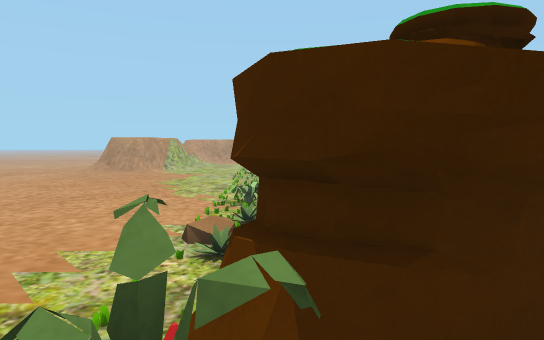
View 1 (above)

13 first-person views from a walk through a Unity game level. The camera is 1.4 m above the floor, tilts 4° down and sees 75° across. The floor is counted in squares, 1 m on a side. Each view is taken from the middle of a square. On the plan, view 1 faces up. The plan holds only what a view shows up to about 15 squares ahead; the rest is blank. The place goes on beyond the plan. Some animated figures are left out. Some surface patterns are stand-ins.

View 2
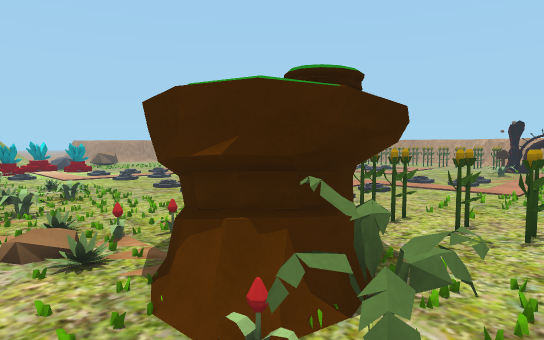

View 3
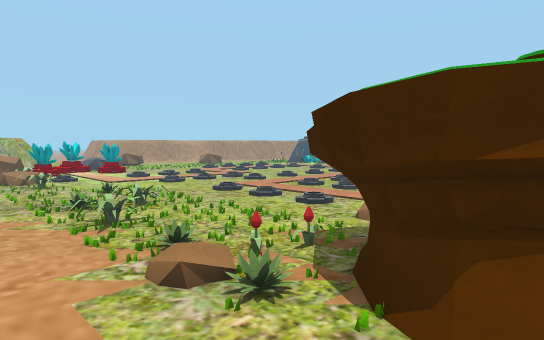

View 4
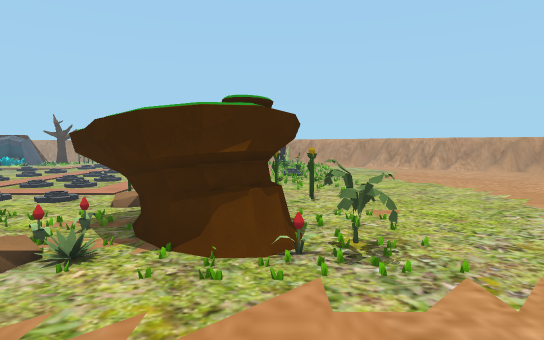

View 5
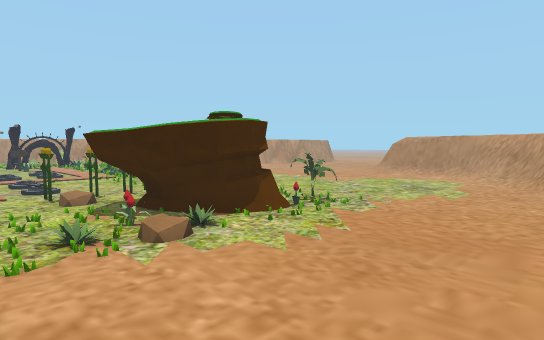

View 6
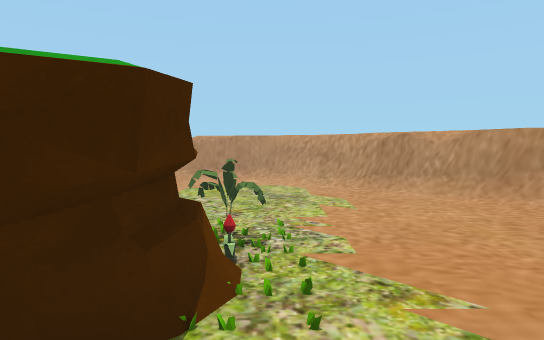

View 7
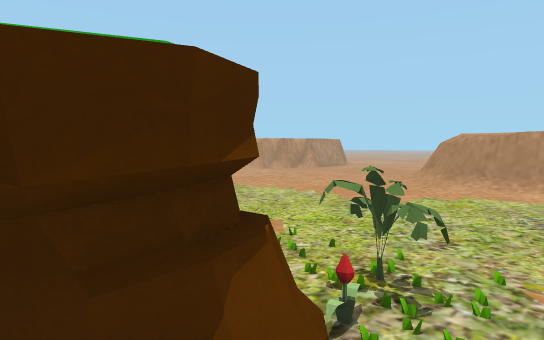

View 8
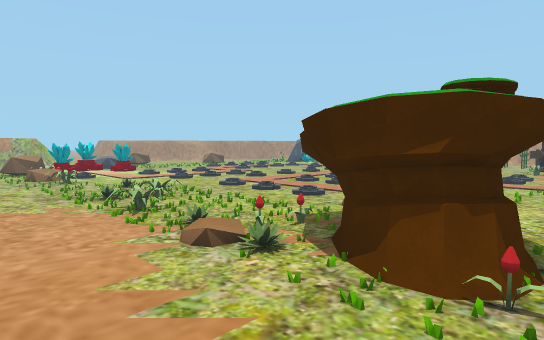

View 9
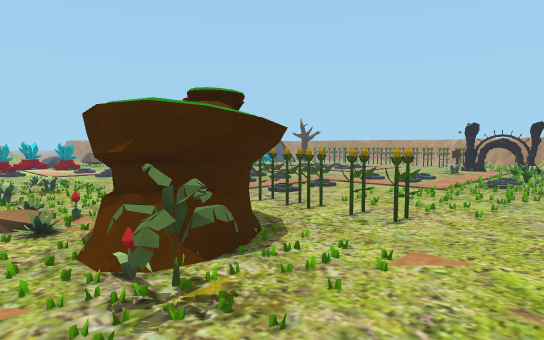

View 10
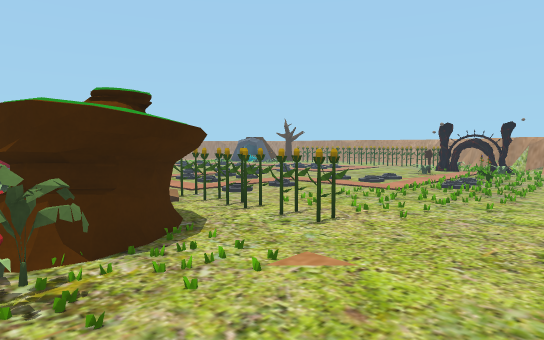

View 11
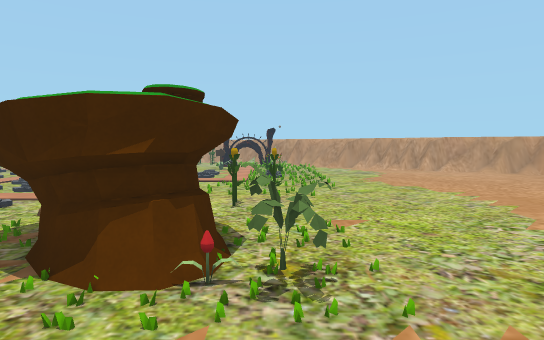

View 12
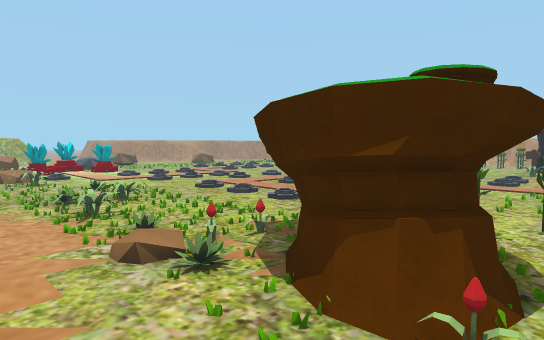

View 13
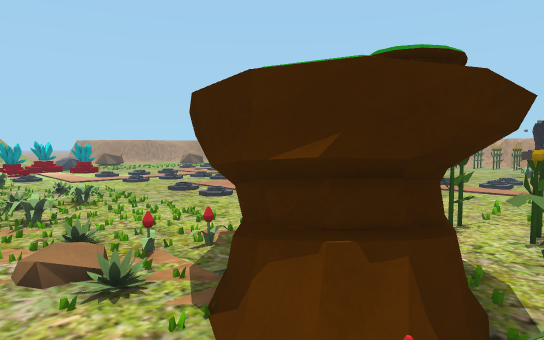

### Floor plan
Key: @ floor where view 1 was taken; # wall or solid block; . main floor; : floor 0.25 m higher than the main floor; + floor 1.75 m higher than the main floor; / step, stairs or slope; = window, fence, low wall or low ledge; ^ raised ledge; v drop or lower ground; P plant; F flower; R rock; O other object.
Columns run from 6 left of view 1 to 16 right of it. Each row starts with its distance up from view 1.
 21      RR
 20      RO
 19      .
 18     .. ..
 17     ......
 16     ..P....
 15 ............
 14 .............
 13 .......O.....:
 12 .................
 11 .....P....:......
 10 .......P.....:.:
  9 .....P..../.././
  8 ........../.././
  7 ........../.......
  6  .....P...PP......
  5 ...../FF^^PP.........
  4 .....P#^^^PP.....//:..O
  3  .....#^^^PP..........
  2  .....###.PP..........
  1  .....P...PP....../:O.O
  0 ......@................
 -1 ......................
 -2 ..................
 -3 /.................
 -4 =/................
 -5 ==/...............
 -6  ==...............
 -7  +v=..............
 -8    ==.............
 -9    #==////...  ...
-10       ====/.
-11        +++/
-12
-13        ==

Positions as (right, up) in squares from view 1, and headings:
1: (0, 0), facing up
2: (-2, 0), facing up-right
3: (-3, 2), facing up-right
4: (-5, 2), facing right
5: (-6, 8), facing down-right
6: (-1, 6), facing down
7: (-2, 4), facing down-right
8: (-4, 1), facing up-right
9: (-2, -2), facing up-right
10: (-1, -3), facing up-right
11: (-4, 1), facing right
12: (-3, 1), facing up-right
13: (-2, 1), facing up-right
